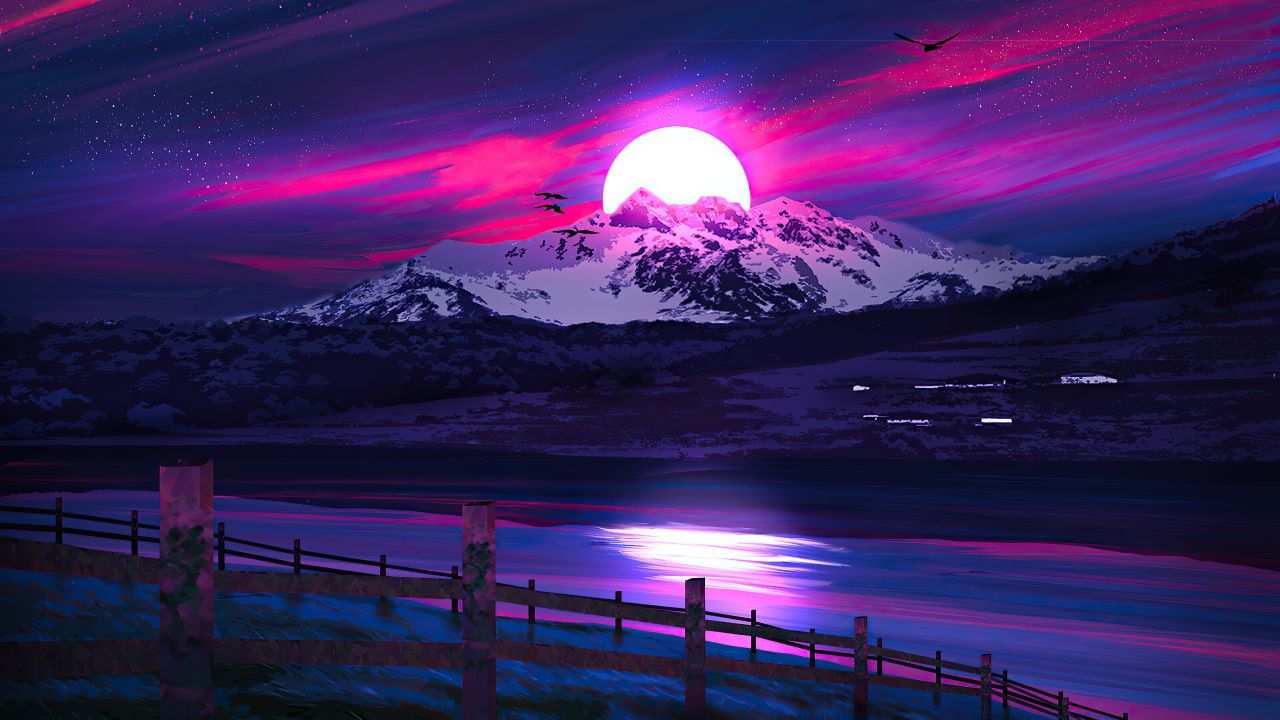
#> input picture pyimagenes/imagenes/tercera.jpg, 2560 x 1440 px (shown at 1/2 size)
$ python recortar.py
#> lines starting #> are read from the running program, lines starting #| are printed output that depends on the picture
from PIL import Image

if __name__ == '__main__':
    try:
        imagen = Image.open('imagenes/tercera.jpg')
#> imagen is the input picture: PIL image 2560x1440 RGB; mean R, G, B 58.2, 35.2, 94.8
        imagen.show()
        """Para recortar una imagen se usa el metodo .crop y le pasamos una
        tupla con las cordenadas"""
        recortar = imagen.crop(
           (100, 152, 300,400) #(left, upper, right, lower)
        )
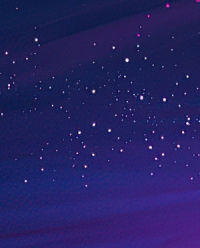
#> recortar: PIL image 200x248 RGB; mean R, G, B 36.8, 33.2, 98.9
        #Agrando está imagen recortada a la carpeta save que están las
        #Imagenes editadas
        recortar.save('imagenessave/imagen_recortada.jpg')
    except FileNotFoundError as Error:
        print('Esa ubicación de la imagen no existe')

$ run again, with pyimagenes/imagenes/cuarta.jpg copied over pyimagenes/imagenes/tercera.jpg
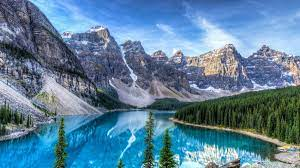
#> input picture pyimagenes/imagenes/cuarta.jpg, 300 x 168 px
#> imagen is the input picture: PIL image 300x168 RGB; mean R, G, B 91.6, 127.8, 153.8
#> `recortar = imagen.crop( (100, 152, 300,400)`:
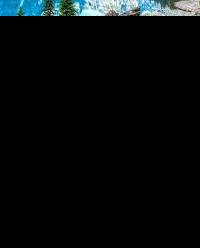
#> recortar: PIL image 200x248 RGB; mean R, G, B 6.9, 10.3, 11

$ run again, with pyimagenes/imagenes/oso.jpg copied over pyimagenes/imagenes/tercera.jpg
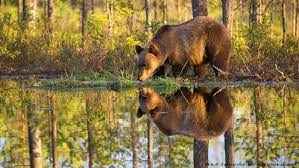
#> input picture pyimagenes/imagenes/oso.jpg, 299 x 168 px
#> imagen is the input picture: PIL image 299x168 RGB; mean R, G, B 138.6, 117.7, 69.2
#> `recortar = imagen.crop( (100, 152, 300,400)`:
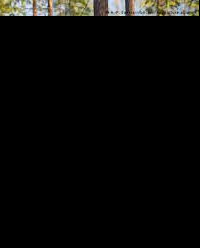
#> recortar: PIL image 200x248 RGB; mean R, G, B 9.3, 9.1, 7.7

$ run again, with pyimagenes/imagenes/primera.jpg copied over pyimagenes/imagenes/tercera.jpg
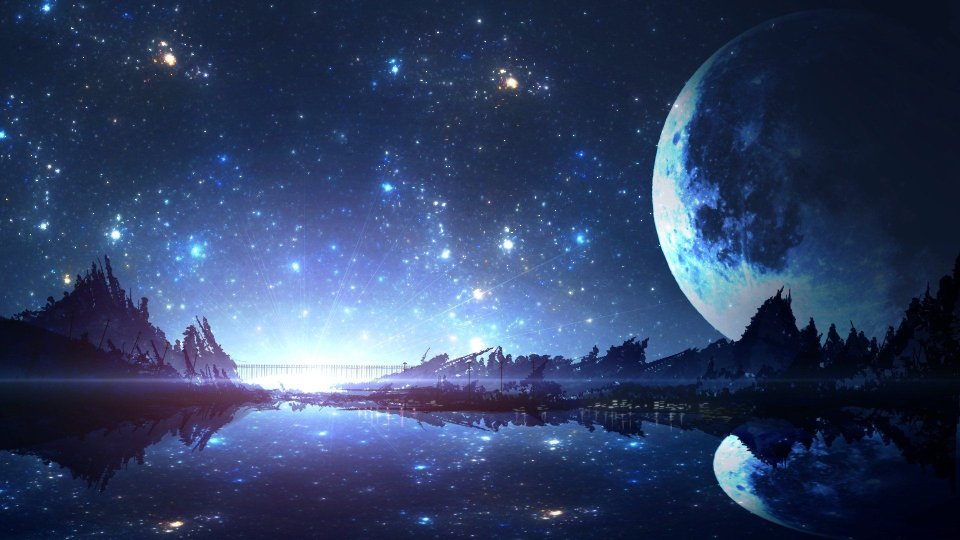
#> input picture pyimagenes/imagenes/primera.jpg, 1920 x 1080 px (shown at 1/2 size)
#> imagen is the input picture: PIL image 1920x1080 RGB; mean R, G, B 48.2, 64.3, 99.5
#> `recortar = imagen.crop( (100, 152, 300,400)`:
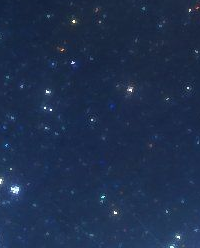
#> recortar: PIL image 200x248 RGB; mean R, G, B 30.6, 47.7, 77.7
